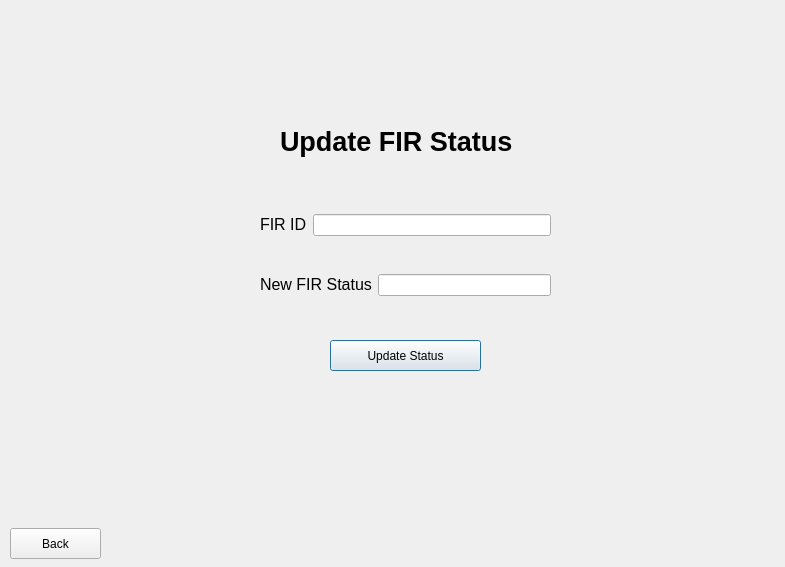
<?xml version="1.0" encoding="UTF-8"?>
<ui version="4.0">
 <class>Update_fir_status</class>
 <widget class="QDialog" name="Update_fir_status">
  <property name="geometry">
   <rect>
    <x>0</x>
    <y>0</y>
    <width>785</width>
    <height>567</height>
   </rect>
  </property>
  <property name="windowTitle">
   <string>Dialog</string>
  </property>
  <widget class="QWidget" name="">
   <property name="geometry">
    <rect>
     <x>260</x>
     <y>270</y>
     <width>291</width>
     <height>30</height>
    </rect>
   </property>
   <layout class="QHBoxLayout" name="horizontalLayout_2">
    <item>
     <widget class="QLabel" name="label_3">
      <property name="text">
       <string>&lt;html&gt;&lt;head/&gt;&lt;body&gt;&lt;p&gt;&lt;span style=&quot; font-size:12pt;&quot;&gt;New FIR Status&lt;/span&gt;&lt;/p&gt;&lt;/body&gt;&lt;/html&gt;</string>
      </property>
     </widget>
    </item>
    <item>
     <widget class="QLineEdit" name="new_fir_status"/>
    </item>
   </layout>
  </widget>
  <widget class="QWidget" name="">
   <property name="geometry">
    <rect>
     <x>260</x>
     <y>210</y>
     <width>291</width>
     <height>30</height>
    </rect>
   </property>
   <layout class="QHBoxLayout" name="horizontalLayout">
    <item>
     <widget class="QLabel" name="label">
      <property name="text">
       <string>&lt;html&gt;&lt;head/&gt;&lt;body&gt;&lt;p&gt;&lt;span style=&quot; font-size:12pt;&quot;&gt;FIR ID&lt;/span&gt;&lt;/p&gt;&lt;/body&gt;&lt;/html&gt;</string>
      </property>
     </widget>
    </item>
    <item>
     <widget class="QLineEdit" name="fir_id"/>
    </item>
   </layout>
  </widget>
  <widget class="QLabel" name="label_2">
   <property name="geometry">
    <rect>
     <x>280</x>
     <y>120</y>
     <width>277</width>
     <height>44</height>
    </rect>
   </property>
   <property name="text">
    <string>&lt;html&gt;&lt;head/&gt;&lt;body&gt;&lt;p&gt;&lt;span style=&quot; font-size:20pt; font-weight:700;&quot;&gt;Update FIR Status&lt;/span&gt;&lt;/p&gt;&lt;/body&gt;&lt;/html&gt;</string>
   </property>
  </widget>
  <widget class="QPushButton" name="update_status_button">
   <property name="geometry">
    <rect>
     <x>330</x>
     <y>340</y>
     <width>151</width>
     <height>31</height>
    </rect>
   </property>
   <property name="text">
    <string>Update Status</string>
   </property>
  </widget>
  <widget class="QPushButton" name="back_button">
   <property name="geometry">
    <rect>
     <x>10</x>
     <y>528</y>
     <width>91</width>
     <height>31</height>
    </rect>
   </property>
   <property name="text">
    <string>Back</string>
   </property>
  </widget>
 </widget>
 <resources/>
 <connections/>
</ui>
